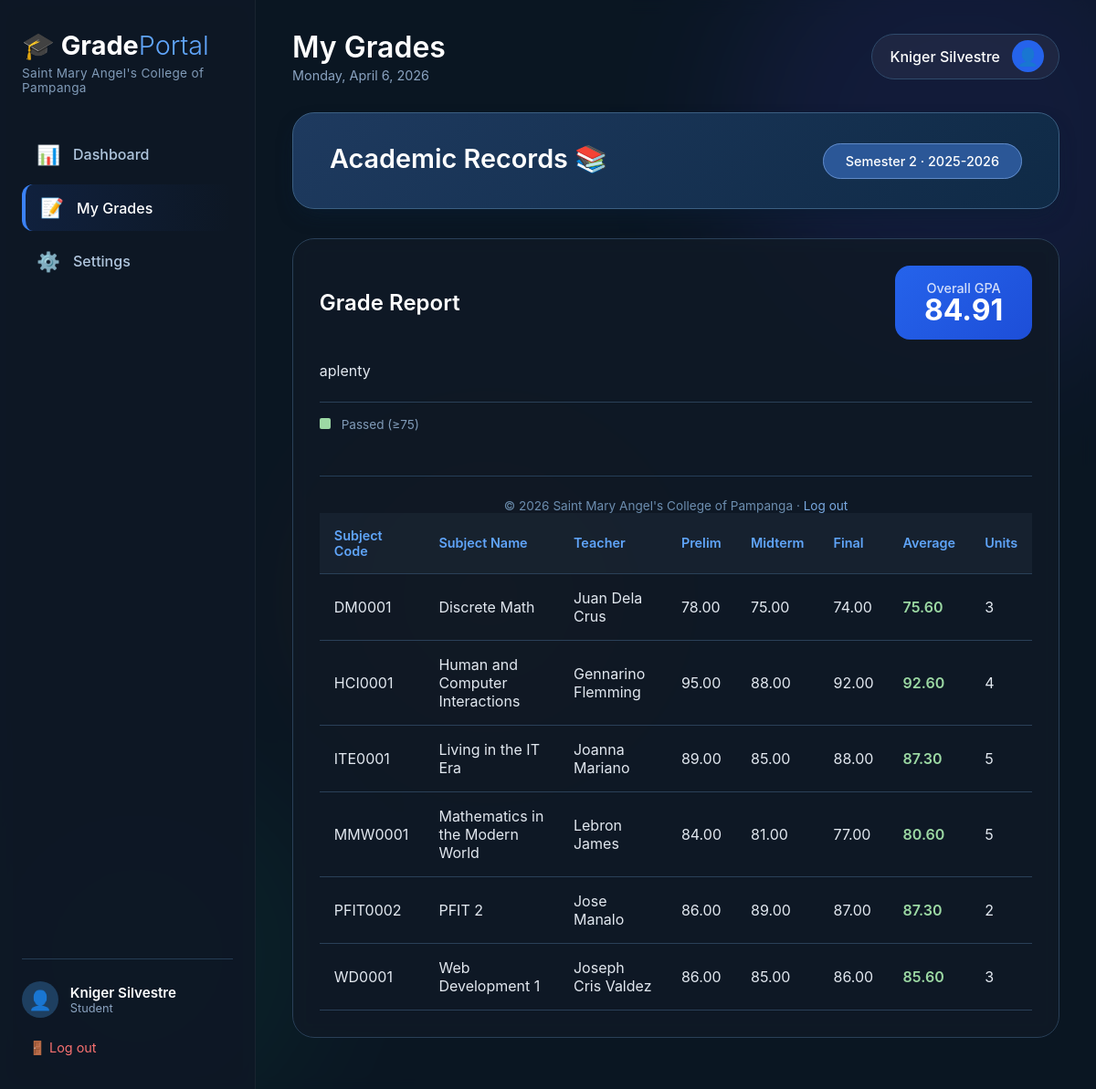
The page /grades.php (signed in) on the database its author committed.
### tables this page shows
CREATE TABLE `grade` (
  `grade_id` int(11) NOT NULL,
  `student_id` int(11) NOT NULL,
  `subject_id` int(11) NOT NULL,
  `teacher_id` int(11) DEFAULT NULL,
  `school_year` varchar(20) DEFAULT NULL,
  `semester` varchar(20) DEFAULT NULL,
  `prelim_grade` decimal(5,2) DEFAULT NULL,
  `midterm_grade` decimal(5,2) DEFAULT NULL,
  `final_grade` decimal(5,2) DEFAULT NULL,
  `average_grade` decimal(5,2) DEFAULT NULL
);

CREATE TABLE `subject` (
  `subject_id` int(11) NOT NULL,
  `subject_code` varchar(20) NOT NULL,
  `subject_name` varchar(100) NOT NULL,
  `description` text DEFAULT NULL,
  `units` int(11) DEFAULT 1,
  `teacher_id` int(11) DEFAULT NULL
);

### grades.php (the view, shortened to what this page needs)
<?php
$host = 'localhost';
$dbname = 'school_grades_portal';
$username = 'root';
$password = '';
$conn = new mysqli($host, $username, $password, $dbname);
$current_date = date("l, F j, Y");
function getRoleDisplay($user_type) {
    switch($user_type) {
        case 'student':
            return 'Student';
    }
}
$role_display = isset($_SESSION['user_type']) ? getRoleDisplay($_SESSION['user_type']) : 'User';
$full_name = isset($_SESSION['full_name']) ? $_SESSION['full_name'] : (isset($_SESSION['user_first_name']) ? $_SESSION['user_first_name'] . ' ' . ($_SESSION['user_last_name'] ?? '') : 'User');
$user_id = isset($_SESSION['user_id']) ? $_SESSION['user_id'] : 0;
$user_type = isset($_SESSION['user_type']) ? $_SESSION['user_type'] : 'student';
$grades = [];
$overall_gpa = 0;
$total_units = 0;
$total_grade_points = 0;
if ($user_type == 'student') {
    $query = "SELECT
                g.grade_id,
                g.student_id,
                g.subject_id,
                g.school_year,
                g.semester,
                g.prelim_grade,
                g.midterm_grade,
                g.final_grade,
                g.average_grade,
                s.subject_code,
                s.subject_name,
                s.units,
                CONCAT(t.first_name, ' ', t.last_name) AS teacher_name
              FROM grade g
              JOIN subject s ON g.subject_id = s.subject_id
              LEFT JOIN teacher t ON g.teacher_id = t.teacher_id
              WHERE g.student_id = ?
              ORDER BY s.subject_code";
    $stmt = $conn->prepare($query);
    $stmt->bind_param("i", $user_id);
    $stmt->execute();
    $result = $stmt->get_result();
    while ($row = $result->fetch_assoc()) {
        $grades[] = $row;
        if ($row['average_grade'] && $row['units']) {
            $total_grade_points += $row['average_grade'] * $row['units'];
            $total_units += $row['units'];
        }
    }
    if ($total_units > 0) {
        $overall_gpa = $total_grade_points / $total_units;
    }
}
?>
<!DOCTYPE html>
<html lang="en">
<head>
  <link rel="stylesheet" href="homepage.css">
</head>
<body>
  <div class="bg-shape bg-shape-1"></div>
  <div class="bg-shape bg-shape-3"></div>
  <div class="dashboard-container">
    <aside class="sidebar">
      <div class="sidebar-header">
        <div class="sidebar-logo">🎓 Grade<span>Portal</span></div>
        <div class="school-badge">Saint Mary Angel's College of Pampanga</div>
      </div>
      <nav class="sidebar-nav">
        <a href="homepage.php" class="nav-item">
          <span class="nav-icon">📊</span>
          <span>Dashboard</span>
        </a>
        <a href="grades.php" class="nav-item active">
          <span class="nav-icon">📝</span>
          <span><?php echo $user_type == 'student' ? 'My Grades' : 'Grade Management'; ?></span>
        </a>
        <a href="#" class="nav-item">
          <span class="nav-icon">⚙️</span>
          <span>Settings</span>
        </a>
      </nav>
      <div class="sidebar-footer">
        <div class="user-info-compact">
          <div class="user-avatar">👤</div>
          <div class="user-details">
            <span class="user-name"><?php echo htmlspecialchars($full_name); ?></span>
            <span class="user-role"><?php echo htmlspecialchars($role_display); ?></span>
          </div>
        </div>
        <a href="logout.php" class="logout-link">🚪 Log out</a>
      </div>
    </aside>
    <main class="main-content">
      <header class="content-header">
        <div class="header-left">
          <h1 class="page-title"><?php echo $user_type == 'student' ? 'My Grades' : 'Grade Management'; ?></h1>
          <div class="date-display"><?php echo $current_date; ?></div>
        </div>
        <div class="header-right">
          <div class="header-user">
            <span class="header-user-name"><?php echo htmlspecialchars($full_name); ?></span>
            <div class="header-avatar">👤</div>
          </div>
        </div>
      </header>
      <div class="welcome-card">
        <div class="welcome-message">
          <h2><?php echo $user_type == 'student' ? 'Academic Records 📚' : 'Grade Entry Panel 📝'; ?></h2>
        </div>
        <div class="welcome-action">
          <span class="semester-badge">Semester 2 · 2025-2026</span>
        </div>
      </div>
      <?php if ($user_type == 'student'): ?>
      <div class="grades-container">
        <div class="grades-header">
          <h2>Grade Report</h2>
          <?php if ($overall_gpa > 0): ?>
          <div class="gpa-card">
            <div class="gpa-label">Overall GPA</div>
            <div class="gpa-value"><?php echo number_format($overall_gpa, 2); ?></div>
          </div>
          <?php endif; ?>
        </div>
        <?php if (count($grades) > 0): ?>
        <div class="grades-table-wrapper">
          <table class="grades-table">
            <thead>
              <tr>
                <th>Subject Code</th>
                <th>Subject Name</th>
                <th>Teacher</th>
                <th>Prelim</th>
                <th>Midterm</th>
                <th>Final</th>
                <th>Average</th>
                <th>Units</th>
              </tr>
            </thead>
            <tbody>
              <?php foreach ($grades as $grade): ?>
              <tr>
                <td><?php echo htmlspecialchars($grade['subject_code']); ?></td>
                <td><?php echo htmlspecialchars($grade['subject_name']); ?></td>
                <td><?php echo htmlspecialchars($grade['teacher_name'] ?? 'Not Assigned'); ?></td>
                <td><?php echo $grade['prelim_grade'] ? number_format($grade['prelim_grade'], 2) : '-'; ?></td>
                <td><?php echo $grade['midterm_grade'] ? number_format($grade['midterm_grade'], 2) : '-'; ?></td>
                <td><?php echo $grade['final_grade'] ? number_format($grade['final_grade'], 2) : '-'; ?></td>
                <td class="<?php echo ($grade['average_grade'] && $grade['average_grade'] >= 75) ? 'grade-passed' : ''; ?>">
                  <?php echo $grade['average_grade'] ? number_format($grade['average_grade'], 2) : '-'; ?>
                </td>
                <td><?php echo $grade['units']; ?></td>
              </tr>
              <?php endforeach; ?>
            </tbody>
        </div>
        <div style="margin-top: 1.5rem; padding-top: 1rem; border-top: 1px solid #2a4058;">
          <p style="color: #809bb8; font-size: 0.85rem;">
            <span class="grade-passed" style="display: inline-block; width: 12px; height: 12px; background: #9cd9a4; border-radius: 2px; margin-right: 0.5rem;"></span>
            Passed (≥75)
          </p>
        </div>
        <?php endif; ?>
      </div>
      <?php endif; ?>
      <footer class="dashboard-footer">
        <p>© 2026 Saint Mary Angel's College of Pampanga · <a href="logout.php">Log out</a></p>
      </footer>
    </main>
  </div>
</body>
</html>

### homepage.css (style rules this page uses)
* { margin: 0; padding: 0; box-sizing: border-box; }
body { font-family: 'Inter', 'Segoe UI', system-ui, -apple-system, sans-serif; background: #0b1a2a; min-height: 100vh; position: relative; overflow-x: hidden; color: #e2e8f0; }
.bg-shape { position: fixed; border-radius: 50%; filter: blur(70px); opacity: 0.3; z-index: 0; animation: float 20s infinite alternate ease-in-out; pointer-events: none; }
.bg-shape-1 { width: 500px; height: 500px; background: #4f46e5; top: -100px; right: -100px; animation-duration: 18s; }
.bg-shape-3 { width: 350px; height: 350px; background: #b45309; top: 40%; left: 30%; animation-duration: 25s; animation-delay: 1s; }
.dashboard-container { display: grid; grid-template-columns: 280px 1fr; min-height: 100vh; position: relative; z-index: 10; background: rgba(10, 20, 30, 0.6); backdrop-filter: blur(8px); -webkit-backdrop-filter: blur(8px); }
.sidebar { background: rgba(15, 25, 38, 0.9); backdrop-filter: blur(12px); -webkit-backdrop-filter: blur(12px); border-right: 1px solid rgba(255, 255, 255, 0.05); display: flex; flex-direction: column; padding: 2rem 1.5rem; height: 100vh; position: sticky; top: 0; }
.sidebar-header { margin-bottom: 2.5rem; }
.sidebar-logo { font-size: 1.8rem; font-weight: 700; color: white; margin-bottom: 0.3rem; }
.sidebar-logo span { color: #60a5fa; font-weight: 300; }
.school-badge { color: #809bb8; font-size: 0.85rem; letter-spacing: 0.3px; }
.sidebar-nav { flex: 1; display: flex; flex-direction: column; gap: 0.5rem; }
.nav-item { display: flex; align-items: center; gap: 1rem; padding: 0.8rem 1rem; color: #b0c6de; text-decoration: none; border-radius: 12px; transition: all 0.2s; font-weight: 500; position: relative; }
.nav-item .nav-icon { font-size: 1.3rem; width: 24px; text-align: center; }
.nav-item.active { background: linear-gradient(90deg, #2563eb20, transparent); color: white; border-left: 4px solid #3b82f6; }
.sidebar-footer { border-top: 1px solid #253c54; padding-top: 1.5rem; margin-top: 1rem; }
.user-info-compact { display: flex; align-items: center; gap: 0.8rem; margin-bottom: 1rem; }
.user-avatar { width: 2.5rem; height: 2.5rem; background: #1e3f60; border-radius: 50%; display: flex; align-items: center; justify-content: center; font-size: 1.3rem; }
.user-details { display: flex; flex-direction: column; }
.user-name { font-weight: 600; color: white; font-size: 0.95rem; }
.user-role { font-size: 0.8rem; color: #8aa3c0; }
.logout-link { display: block; color: #f87171; text-decoration: none; font-size: 0.9rem; padding: 0.5rem; border-radius: 8px; transition: background 0.1s; }
.main-content { padding: 2rem 2.5rem; overflow-y: auto; max-height: 100vh; }
.content-header { display: flex; justify-content: space-between; align-items: center; margin-bottom: 2rem; }
.page-title { font-size: 2rem; font-weight: 600; color: white; margin-bottom: 0.2rem; }
.date-display { color: #8aa3c0; font-size: 0.9rem; }
.header-right { display: flex; align-items: center; gap: 2rem; }
.header-user { display: flex; align-items: center; gap: 0.8rem; background: rgba(255, 255, 255, 0.05); padding: 0.4rem 1rem 0.4rem 1.2rem; border-radius: 60px; border: 1px solid #2f4a6b; }
.header-user-name { font-weight: 500; color: white; }
.header-avatar { width: 2.2rem; height: 2.2rem; background: #2563eb; border-radius: 50%; display: flex; align-items: center; justify-content: center; font-size: 1.2rem; }
.welcome-card { background: linear-gradient(135deg, #1e3a5f, #0f2a46); border-radius: 1.5rem; padding: 2rem 2.5rem; display: flex; justify-content: space-between; align-items: center; margin-bottom: 2rem; border: 1px solid #3b5f82; box-shadow: 0 10px 25px -10px #0a1e33; }
.welcome-message h2 { font-size: 1.8rem; font-weight: 600; color: white; margin-bottom: 0.3rem; }
.semester-badge { background: #2b5797; color: white; padding: 0.6rem 1.5rem; border-radius: 60px; font-weight: 500; font-size: 0.9rem; border: 1px solid #608ac7; }
.dashboard-footer { margin-top: 3rem; padding-top: 1.5rem; text-align: center; color: #6d8eb0; font-size: 0.85rem; border-top: 1px solid #253e58; }
.dashboard-footer a { color: #7aaae2; text-decoration: none; }

### rows shown on the page
grade: subject.subject_code "DM0001", subject.subject_name "Discrete Math", teacher_name "Juan Dela Crus", prelim_grade "78.00", midterm_grade "75.00", final_grade "74.00", average_grade "75.60", subject.units "3"
grade: subject.subject_code "HCI0001", subject.subject_name "Human and Computer Interactions", teacher_name "Gennarino Flemming", prelim_grade "95.00", midterm_grade "88.00", final_grade "92.00", average_grade "92.60", subject.units "4"
grade: subject.subject_code "ITE0001", subject.subject_name "Living in the IT Era", teacher_name "Joanna Mariano", prelim_grade "89.00", midterm_grade "85.00", final_grade "88.00", average_grade "87.30", subject.units "5"
grade: subject.subject_code "MMW0001", subject.subject_name "Mathematics in the Modern World", teacher_name "Lebron James", prelim_grade "84.00", midterm_grade "81.00", final_grade "77.00", average_grade "80.60", subject.units "5"
grade: subject.subject_code "PFIT0002", subject.subject_name "PFIT 2", teacher_name "Jose Manalo", prelim_grade "86.00", midterm_grade "89.00", final_grade "87.00", average_grade "87.30", subject.units "2"
grade: subject.subject_code "WD0001", subject.subject_name "Web Development 1", teacher_name "Joseph Cris Valdez", prelim_grade "86.00", midterm_grade "85.00", final_grade "86.00", average_grade "85.60", subject.units "3"

### other values the page prints
$full_name "Kniger Silvestre"
$role_display "Student"
$overall_gpa "84.91"
